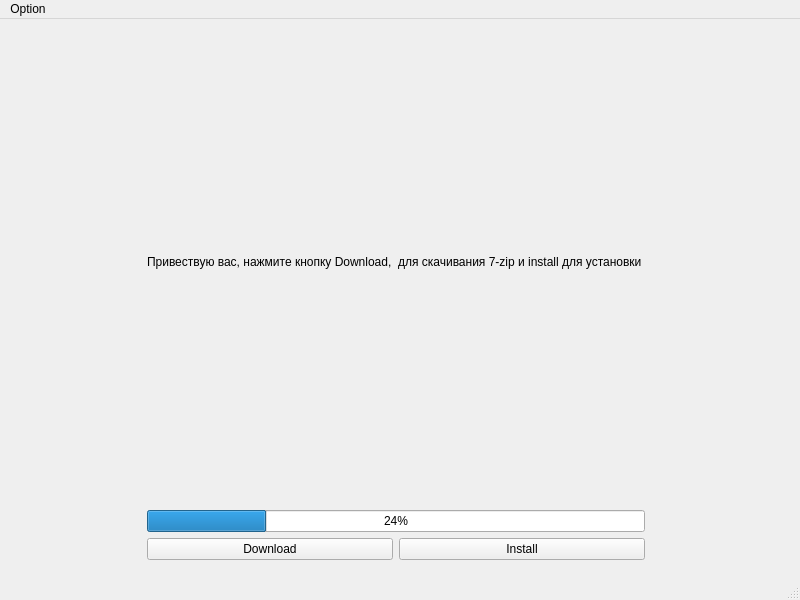
<?xml version="1.0" encoding="UTF-8"?>
<ui version="4.0">
 <class>MainWindow</class>
 <widget class="QMainWindow" name="MainWindow">
  <property name="geometry">
   <rect>
    <x>0</x>
    <y>0</y>
    <width>800</width>
    <height>600</height>
   </rect>
  </property>
  <property name="windowTitle">
   <string>MainWindow</string>
  </property>
  <widget class="QWidget" name="centralwidget">
   <widget class="QWidget" name="gridLayoutWidget">
    <property name="geometry">
     <rect>
      <x>0</x>
      <y>0</y>
      <width>791</width>
      <height>541</height>
     </rect>
    </property>
    <layout class="QGridLayout" name="gridLayout">
     <item row="0" column="1">
      <widget class="QLabel" name="label">
       <property name="text">
        <string>Привествую вас, нажмите кнопку Download,  для скачивания 7-zip и install для установки </string>
       </property>
      </widget>
     </item>
     <item row="2" column="1">
      <layout class="QHBoxLayout" name="horizontalLayout">
       <item>
        <widget class="QPushButton" name="DownloadBtn">
         <property name="text">
          <string>Download</string>
         </property>
        </widget>
       </item>
       <item>
        <widget class="QPushButton" name="InstallBtn">
         <property name="text">
          <string>Install</string>
         </property>
        </widget>
       </item>
      </layout>
     </item>
     <item row="0" column="0">
      <spacer name="horizontalSpacer">
       <property name="orientation">
        <enum>Qt::Horizontal</enum>
       </property>
       <property name="sizeHint" stdset="0">
        <size>
         <width>40</width>
         <height>20</height>
        </size>
       </property>
      </spacer>
     </item>
     <item row="0" column="2">
      <spacer name="horizontalSpacer_2">
       <property name="orientation">
        <enum>Qt::Horizontal</enum>
       </property>
       <property name="sizeHint" stdset="0">
        <size>
         <width>40</width>
         <height>20</height>
        </size>
       </property>
      </spacer>
     </item>
     <item row="1" column="1">
      <widget class="QProgressBar" name="Install_bar">
       <property name="value">
        <number>24</number>
       </property>
      </widget>
     </item>
    </layout>
   </widget>
  </widget>
  <widget class="QMenuBar" name="menubar">
   <property name="geometry">
    <rect>
     <x>0</x>
     <y>0</y>
     <width>800</width>
     <height>29</height>
    </rect>
   </property>
   <widget class="QMenu" name="menuOption">
    <property name="title">
     <string>Option</string>
    </property>
    <addaction name="Github"/>
    <addaction name="Exit"/>
   </widget>
   <addaction name="menuOption"/>
  </widget>
  <widget class="QStatusBar" name="statusbar"/>
  <action name="actionExit">
   <property name="text">
    <string>Exit</string>
   </property>
  </action>
  <action name="Github">
   <property name="text">
    <string>Autor</string>
   </property>
  </action>
  <action name="Exit">
   <property name="text">
    <string>Exit</string>
   </property>
  </action>
 </widget>
 <resources/>
 <connections/>
</ui>
